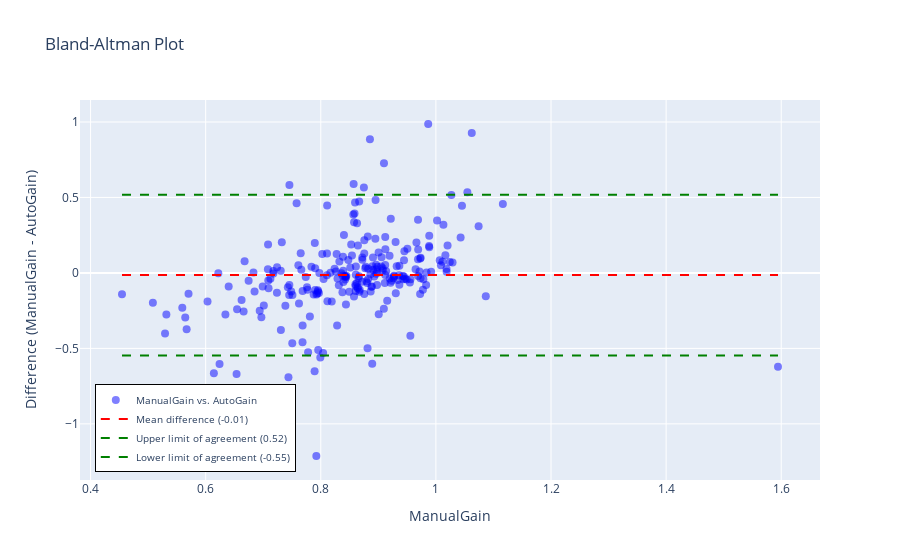

Here is the notebook cell this chart was saved with:
### Code cell
import plotly.graph_objects as go
import pandas as pd
import numpy as np

# Calculate the mean difference and limits of agreement
mean_diff = AllSpeed['ManualGain'].mean() - AllSpeed['AutoGain'].mean()
std_diff = np.std(AllSpeed['ManualGain'] - AllSpeed['AutoGain'])
loa_upper = mean_diff + 1.96 * std_diff
loa_lower = mean_diff - 1.96 * std_diff

# Create the Bland-Altman plot
fig = go.Figure()

fig.add_trace(go.Scatter(
    x=AllSpeed['ManualGain'],
    y=(AllSpeed['ManualGain'] - AllSpeed['AutoGain']),
    mode='markers',
    marker=dict(
        size=8,
        color='blue',
        symbol='circle',
        opacity=0.5
    ),
    name='ManualGain vs. AutoGain'
))

fig.add_trace(go.Scatter(
    x=[AllSpeed['ManualGain'].min(), AllSpeed['ManualGain'].max()],
    y=[mean_diff, mean_diff],
    mode='lines',
    line=dict(
        color='red',
        width=2,
        dash='dash'
    ),
    name=f'Mean difference ({mean_diff:.2f})'
))

fig.add_trace(go.Scatter(
    x=[AllSpeed['ManualGain'].min(), AllSpeed['ManualGain'].max()],
    y=[loa_upper, loa_upper],
    mode='lines',
    line=dict(
        color='green',
        width=2,
        dash='dash'
    ),
    name=f'Upper limit of agreement ({loa_upper:.2f})'
))

fig.add_trace(go.Scatter(
    x=[AllSpeed['ManualGain'].min(), AllSpeed['ManualGain'].max()],
    y=[loa_lower, loa_lower],
    mode='lines',
    line=dict(
        color='green',
        width=2,
        dash='dash'
    ),
    name=f'Lower limit of agreement ({loa_lower:.2f})'
))

fig.update_layout(
    title='Bland-Altman Plot',
    xaxis_title='ManualGain',
    yaxis_title='Difference (ManualGain - AutoGain)',
    showlegend=True,
    legend=dict(
        x=0.02,
        y=0.02,
        font=dict(size=10),
        bordercolor='black',
        borderwidth=1
    )
)

fig.show()

### Figure 1 — Plotly figure (JSON) as saved in the notebook; plotly's stock layout.template omitted (floating-point values rounded to 4 significant figures; data arrays with more than 128 entries replaced by an {"elided": "..."} marker saying what was removed)
{"data": [{"marker": {"color": "blue", "opacity": 0.5, "size": 8, "symbol": "circle"}, "mode": "markers", "name": "ManualGain vs. AutoGain", "type": "scatter", "x": {"elided": "245 float values"}, "y": {"elided": "245 float values"}}, {"line": {"color": "red", "dash": "dash", "width": 2}, "mode": "lines", "name": "Mean difference (-0.01)", "type": "scatter", "x": [0.4546, 1.594], "y": [-0.01463, -0.01463]}, {"line": {"color": "green", "dash": "dash", "width": 2}, "mode": "lines", "name": "Upper limit of agreement (0.52)", "type": "scatter", "x": [0.4546, 1.594], "y": [0.5172, 0.5172]}, {"line": {"color": "green", "dash": "dash", "width": 2}, "mode": "lines", "name": "Lower limit of agreement (-0.55)", "type": "scatter", "x": [0.4546, 1.594], "y": [-0.5465, -0.5465]}], "layout": {"legend": {"bordercolor": "black", "borderwidth": 1, "font": {"size": 10}, "x": 0.02, "y": 0.02}, "showlegend": true, "title": {"text": "Bland-Altman Plot"}, "xaxis": {"title": {"text": "ManualGain"}}, "yaxis": {"title": {"text": "Difference (ManualGain - AutoGain)"}}}}
